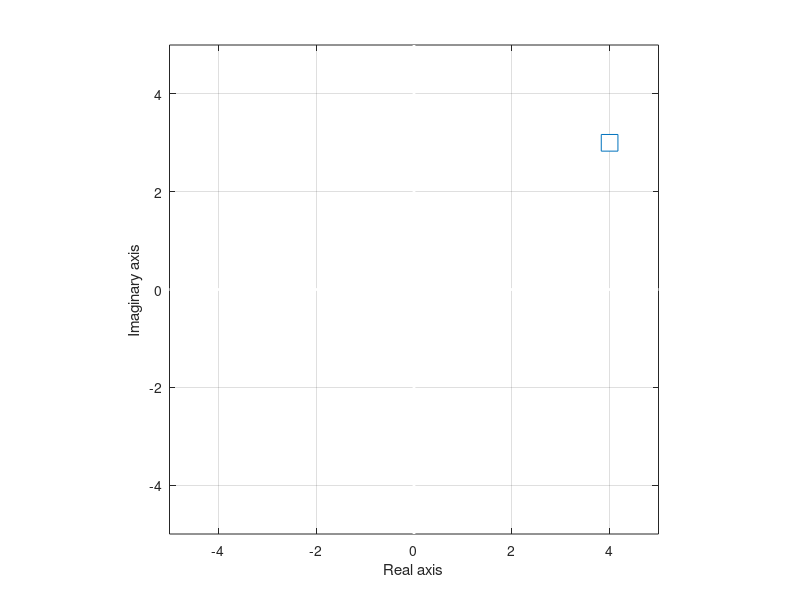

MATLAB code to generate this figure:
% 
z = complex(4,3);

disp([' Real part is ' num2str(real(z)) ' and imaginary part is ' num2str(imag(z)) '.'])

% beware of a common programming error

i  = 2;
zz = 4 + 3 * 1i;


% plot the complex number
figure(1), clf
plot(real(z), imag(z),'s','markersize',12,'MarkerFaceColor','w')

% make plot look nicer
set(gca, 'xlim', [-5 5], 'ylim',[-5 5])
grid on, hold on, axis square
plot(get(gca,'xlim'), [0 0], 'w','linew',2)
plot([0 0],get(gca,'ylim'), 'w','linew',2)
xlabel('Real axis')
ylabel('Imaginary axis')